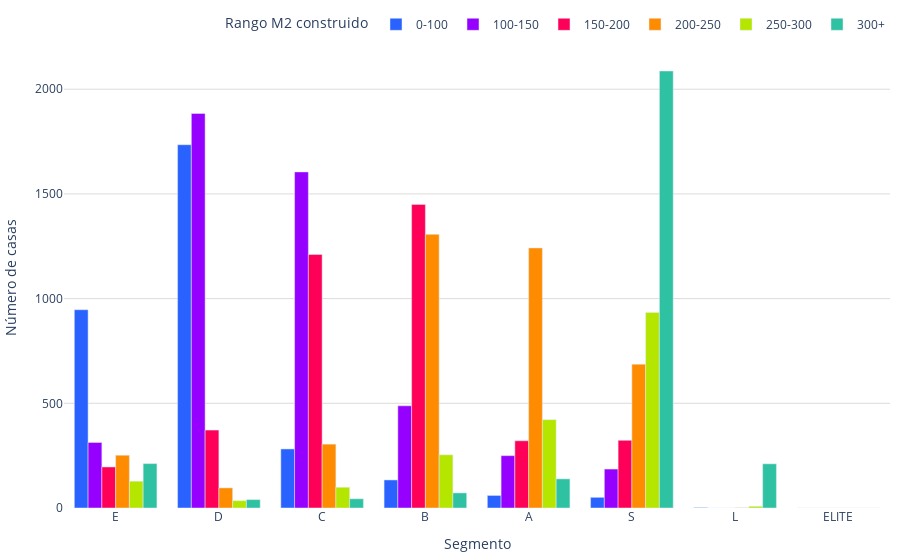

Notebook source saved alongside this figure:
### Code cell
# Definir el orden deseado de los segmentos
orden_segmentos = ["E", "D", "C", "B", "A", "S", "L", 'ELITE']

def sumar_tablas(dataframes_list):
    tabla_suma = None
    
    for df in dataframes_list:
        # Agrupar y contar casas según 'm2_construido' y 'segmento'
        tabla_actual = df.groupby(['segmento', 'm2_construido']).size().unstack(fill_value=0)
        
        if tabla_suma is None:
            tabla_suma = tabla_actual
        else:
            tabla_suma = tabla_suma.add(tabla_actual, fill_value=0)
    
    print("Tabla general de frecuencia:")
    print(tabla_suma)
    
    # Reordenar los índices (segmentos) de acuerdo a 'orden_segmentos'
    tabla_suma = tabla_suma.reindex(orden_segmentos).fillna(0)
    
    # Graficar la tabla reordenada
    fig = graficar_tabla(tabla_suma)
    
    # Guardar la gráfica como archivo HTML
    guardar_grafico_como_html(fig, 'g_bar_dist_m2_construidos', carpeta='assets/graficas')
    
    return fig

colores = ['#2962ff', '#9500ff', '#ff0059', '#ff8c00', '#b4e600', '#2EC2A2','#E50CB6','#4225CF','#2CBA4D']

def graficar_tabla(tabla):  
    # Obtenemos las columnas (m2_construido) y los índices (segmentos) de la tabla
    segmentos = tabla.index
    m2_construido = tabla.columns
    
    fig = go.Figure()
    
    # Trazar las barras para cada rango de m2_construido dentro de cada segmento
    for i, m2 in enumerate(m2_construido):
        color = colores[i % len(colores)]
        fig.add_trace(go.Bar(
            x=segmentos,            # Segmentos en el eje X
            y=tabla[m2],            # Cantidad de casas para ese rango de m2_construido
            name=f"{m2}",        # Nombre del rango de m2_construido
            marker_color=color
        ))
    
    fig.update_layout(
        xaxis_title="Segmento",        
        yaxis=dict(
            title='Número de casas',
            gridcolor='#dddcda',  # Color de las líneas que dividen los rangos del eje Y
            gridwidth=1,
        ),
        legend_title="Rango M2 construido",
        barmode='group',  # Las barras se agrupan por rango de m2_construido
        legend=dict(
            orientation='h',  # Orientación horizontal de la leyenda
            yanchor='bottom',  # Anclar al borde inferior
            y=1.02,  # Colocar la leyenda justo debajo del gráfico
            xanchor='right',
            x=1
        ),
        plot_bgcolor='rgba(0,0,0,0)',  # Color de fondo del gráfico
        margin=dict(l=10, r=10, t=10, b=10)  # Ajusta los márgenes (left, right, top, bottom)
    )    
    
    fig.show()    
    return fig

def guardar_grafico_como_html(fig, nombre_archivo, carpeta='assets/graficas'):
    # Crear la carpeta si no existe
    if not os.path.exists(carpeta):
        os.makedirs(carpeta)
    
    # Guardar la gráfica como archivo HTML en la carpeta especificada
    ruta_archivo = os.path.join(carpeta, f'{nombre_archivo}.html')
    pio.write_html(fig, ruta_archivo)

# Llamar a la función sumar_tablas con la lista de DataFrames como argumento
fig = sumar_tablas(dataframes_list)

### Figure 1 — Plotly figure (JSON) as saved in the notebook; plotly's stock layout.template omitted (floating-point values rounded to 4 significant figures)
{"data": [{"marker": {"color": "#2962ff"}, "name": "0-100", "type": "bar", "x": ["E", "D", "C", "B", "A", "S", "L", "ELITE"], "y": [947, 1735, 282, 134, 60, 51, 2, 0]}, {"marker": {"color": "#9500ff"}, "name": "100-150", "type": "bar", "x": ["E", "D", "C", "B", "A", "S", "L", "ELITE"], "y": [313, 1884, 1605, 488, 250, 186, 0, 0]}, {"marker": {"color": "#ff0059"}, "name": "150-200", "type": "bar", "x": ["E", "D", "C", "B", "A", "S", "L", "ELITE"], "y": [196, 372, 1211, 1450, 321, 323, 0, 0]}, {"marker": {"color": "#ff8c00"}, "name": "200-250", "type": "bar", "x": ["E", "D", "C", "B", "A", "S", "L", "ELITE"], "y": [252, 96, 305, 1307, 1242, 687, 1, 0]}, {"marker": {"color": "#b4e600"}, "name": "250-300", "type": "bar", "x": ["E", "D", "C", "B", "A", "S", "L", "ELITE"], "y": [128, 35, 99, 254, 422, 934, 8, 0]}, {"marker": {"color": "#2EC2A2"}, "name": "300+", "type": "bar", "x": ["E", "D", "C", "B", "A", "S", "L", "ELITE"], "y": [212, 40, 44, 72, 139, 2087, 211, 0]}], "layout": {"barmode": "group", "legend": {"orientation": "h", "title": {"text": "Rango M2 construido"}, "x": 1, "xanchor": "right", "y": 1.02, "yanchor": "bottom"}, "margin": {"b": 10, "l": 10, "r": 10, "t": 10}, "plot_bgcolor": "rgba(0,0,0,0)", "xaxis": {"title": {"text": "Segmento"}}, "yaxis": {"gridcolor": "#dddcda", "gridwidth": 1, "title": {"text": "Número de casas"}}}}
